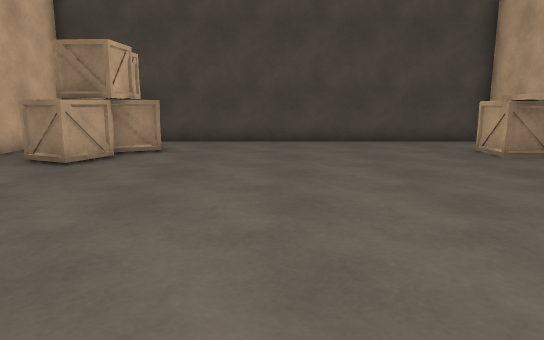
View 1 (above)

12 first-person views from a walk through a Unity game level. The camera is 1.2 m above the floor, tilts 10° down and sees 70° across. The floor is counted in squares, 0.87 m on a side. Each view is taken from the middle of a square. On the plan, view 1 faces up. The plan holds only what a view shows up to about 16 squares ahead; the rest is blank. The place goes on beyond the plan. The player is left out.

View 2
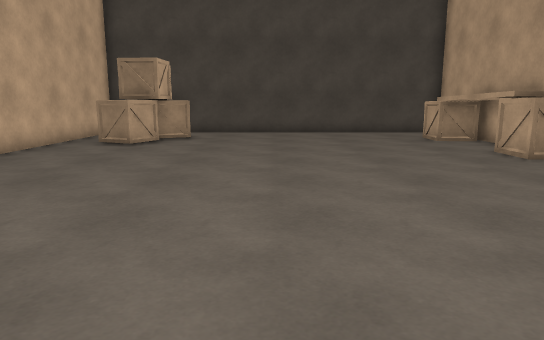

View 3
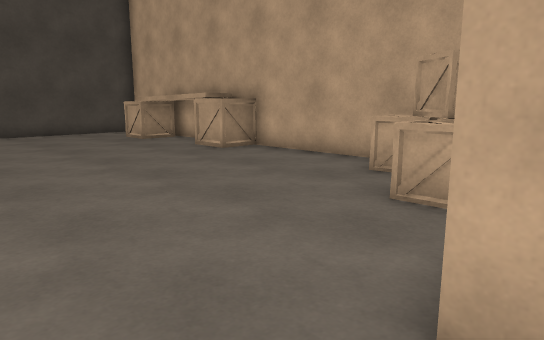

View 4
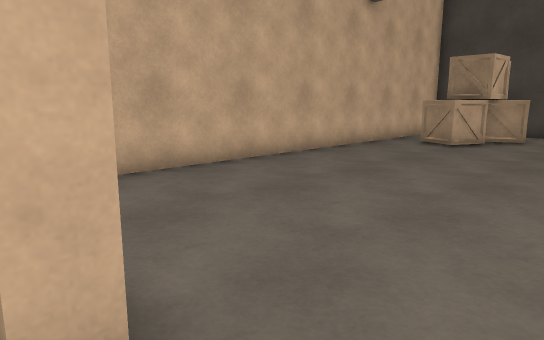

View 5
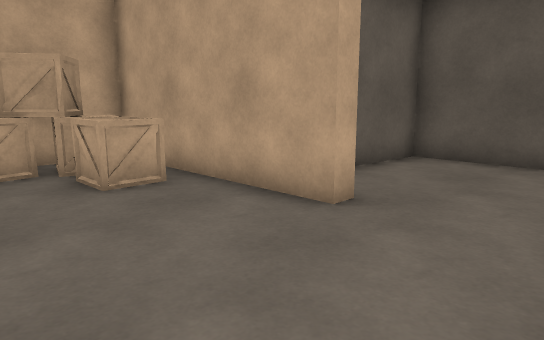

View 6
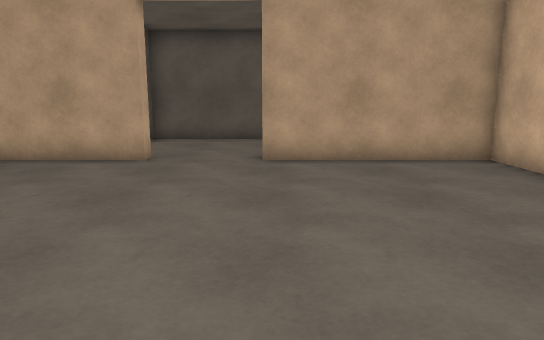

View 7
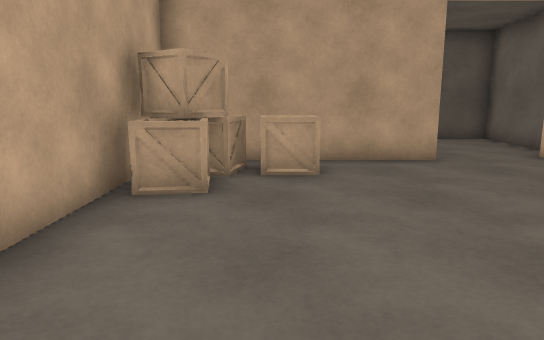

View 8
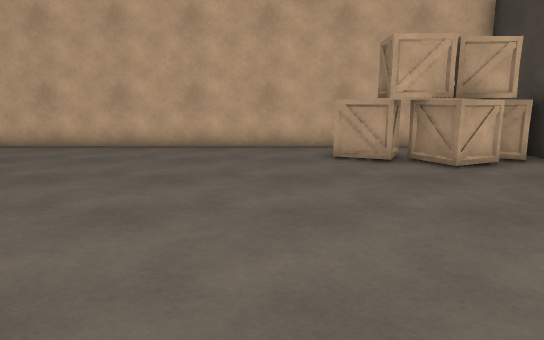

View 9
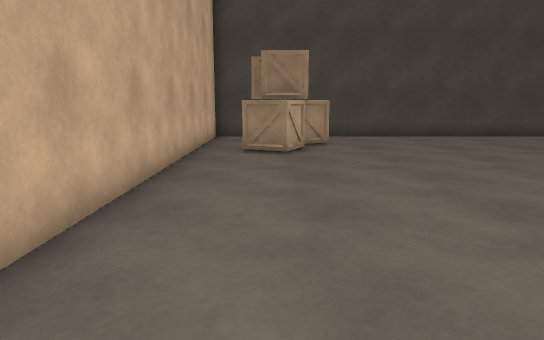

View 10
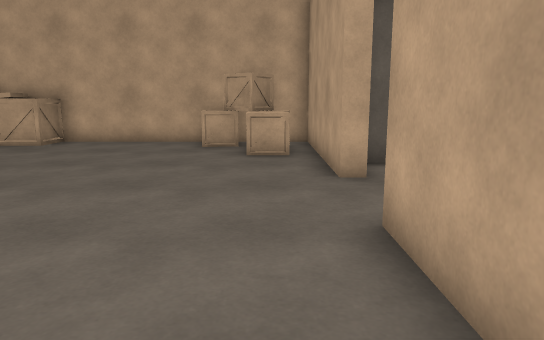

View 11
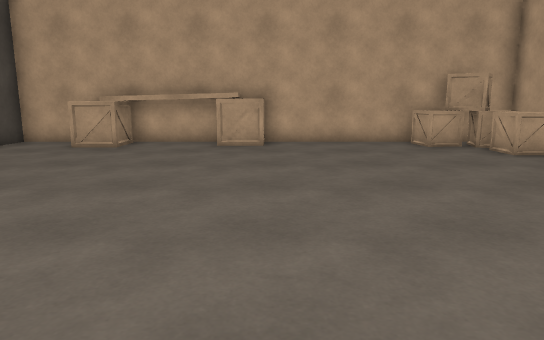

View 12
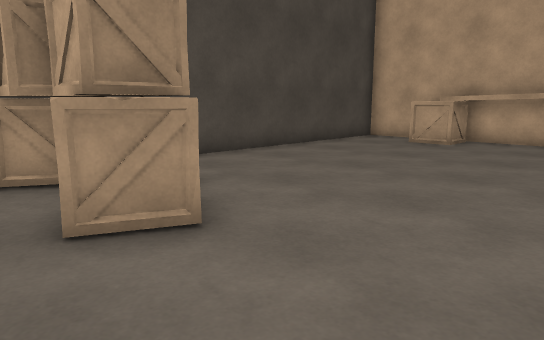

### Floor plan
Ten units are one square. View 1 is at (0, 0); x grows to the right and y downward. Boxes are objects, and circles mark ways between rooms. Rooms are numbered by the first view taken in them; rooms with no view inside come last. Other rooms are left out.
<svg viewBox="-78 -142 158 232">
<path fill="none" stroke="#000" d="M11 33 75 33 75 -137 -73 -137 -73 33 -18 33M11 39 11 33M-27 50 -30 85 24 85 26 61M28 46 28 41M-18 33 -18 38"/>
<rect x="-65" y="-95" width="20" height="10" fill="#bbb"><title>box</title></rect>
<rect x="-65" y="-135" width="30" height="20" fill="#bbb"><title>box</title></rect>
<rect x="-55" y="-105" width="20" height="10" fill="#bbb"><title>box</title></rect>
<rect x="-55" y="-125" width="30" height="20" fill="#bbb"><title>box</title></rect>
<rect x="-55" y="-125" width="10" height="10" fill="#bbb"><title>box</title></rect>
<rect x="35" y="15" width="20" height="10" fill="#bbb"><title>box</title></rect>
<rect x="55" y="15" width="20" height="10" fill="#bbb"><title>box</title></rect>
<rect x="55" y="-5" width="20" height="20" fill="#bbb"><title>box</title></rect>
<rect x="55" y="-75" width="20" height="20" fill="#bbb"><title>box</title></rect>
<rect x="55" y="-95" width="10" height="30" fill="#bbb"><title>plank</title></rect>
<rect x="55" y="-115" width="20" height="20" fill="#bbb"><title>box</title></rect>
<rect x="65" y="-95" width="10" height="20" fill="#bbb"><title>other object</title></rect>
<circle cx="0" cy="40" r="3" fill="#2a7"/>
<text x="0" y="-50">1</text>
<text x="0" y="60">2</text>
</svg>
Room 1 opens to room 2.

Where each view was taken, in squares from view 1:
view 1: 0 up, 0 right, facing up
view 2: 4 down, 0 right, facing up
view 3: 4 down, 1 left, facing up-right
view 4: 4 down, 0 right, facing up-left
view 5: 1 up, 2 left, facing down-right
view 6: 6 up, 2 left, facing down
view 7: 6 up, 5 right, facing down
view 8: 7 up, 5 right, facing left
view 9: 2 down, 5 left, facing up
view 10: 2 down, 6 left, facing right
view 11: 5 up, 6 left, facing right
view 12: 5 up, 7 left, facing up-right
